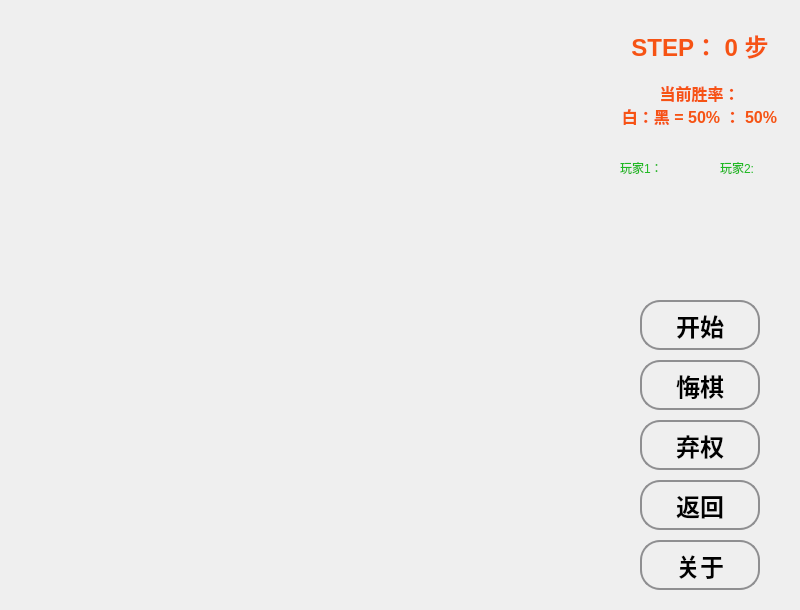
<?xml version="1.0" encoding="UTF-8"?>
<ui version="4.0">
 <class>PVPWindow</class>
 <widget class="QMainWindow" name="PVPWindow">
  <property name="geometry">
   <rect>
    <x>0</x>
    <y>0</y>
    <width>800</width>
    <height>610</height>
   </rect>
  </property>
  <property name="minimumSize">
   <size>
    <width>800</width>
    <height>610</height>
   </size>
  </property>
  <property name="maximumSize">
   <size>
    <width>800</width>
    <height>610</height>
   </size>
  </property>
  <property name="windowTitle">
   <string>RicardoGoBang</string>
  </property>
  <widget class="QWidget" name="centralwidget">
   <widget class="QPushButton" name="btn_about">
    <property name="geometry">
     <rect>
      <x>640</x>
      <y>540</y>
      <width>120</width>
      <height>50</height>
     </rect>
    </property>
    <property name="font">
     <font>
      <family>Microsoft Sans Serif</family>
      <pointsize>18</pointsize>
      <weight>75</weight>
      <bold>true</bold>
     </font>
    </property>
    <property name="styleSheet">
     <string notr="true">QPushButton {
         border: 2px solid #8f8f91;
         border-radius: 20px;
         background-color: qlineargradient(x1: 0, y1: 0, x2: 0, y2: 1,
                                           stop: 0 #00A1F1, stop: 1 #0072C6);
     }
 
     QPushButton:pressed {
         background-color: qlineargradient(x1: 0, y1: 0, x2: 0, y2: 1,
                                           stop: 0 #dadbde, stop: 1 #f6f7fa);
     }
 QPushButton:default {
         border-color: navy; /* 使得按钮显示变得更加突出 */
     }
</string>
    </property>
    <property name="text">
     <string>关于</string>
    </property>
   </widget>
   <widget class="QPushButton" name="btn_giveup">
    <property name="geometry">
     <rect>
      <x>640</x>
      <y>420</y>
      <width>120</width>
      <height>50</height>
     </rect>
    </property>
    <property name="font">
     <font>
      <family>Microsoft Sans Serif</family>
      <pointsize>18</pointsize>
      <weight>75</weight>
      <bold>true</bold>
     </font>
    </property>
    <property name="styleSheet">
     <string notr="true">QPushButton {
         border: 2px solid #8f8f91;
         border-radius: 20px;
         background-color: qlineargradient(x1: 0, y1: 0, x2: 0, y2: 1,
                                           stop: 0 #00A1F1, stop: 1 #0072C6);
     }
 
     QPushButton:pressed {
         background-color: qlineargradient(x1: 0, y1: 0, x2: 0, y2: 1,
                                           stop: 0 #dadbde, stop: 1 #f6f7fa);
     }
 QPushButton:default {
         border-color: navy; /* 使得按钮显示变得更加突出 */
     }
</string>
    </property>
    <property name="text">
     <string>弃权</string>
    </property>
   </widget>
   <widget class="QPushButton" name="btn_back">
    <property name="geometry">
     <rect>
      <x>640</x>
      <y>480</y>
      <width>120</width>
      <height>50</height>
     </rect>
    </property>
    <property name="font">
     <font>
      <family>Microsoft Sans Serif</family>
      <pointsize>18</pointsize>
      <weight>75</weight>
      <bold>true</bold>
     </font>
    </property>
    <property name="styleSheet">
     <string notr="true">QPushButton {
         border: 2px solid #8f8f91;
         border-radius: 20px;
         background-color: qlineargradient(x1: 0, y1: 0, x2: 0, y2: 1,
                                           stop: 0 #00A1F1, stop: 1 #0072C6);
     }
 
     QPushButton:pressed {
         background-color: qlineargradient(x1: 0, y1: 0, x2: 0, y2: 1,
                                           stop: 0 #dadbde, stop: 1 #f6f7fa);
     }
 QPushButton:default {
         border-color: navy; /* 使得按钮显示变得更加突出 */
     }
</string>
    </property>
    <property name="text">
     <string>返回</string>
    </property>
   </widget>
   <widget class="QPushButton" name="btn_undo">
    <property name="geometry">
     <rect>
      <x>640</x>
      <y>360</y>
      <width>120</width>
      <height>50</height>
     </rect>
    </property>
    <property name="font">
     <font>
      <family>Microsoft Sans Serif</family>
      <pointsize>18</pointsize>
      <weight>75</weight>
      <bold>true</bold>
     </font>
    </property>
    <property name="styleSheet">
     <string notr="true">QPushButton {
         border: 2px solid #8f8f91;
         border-radius: 20px;
         background-color: qlineargradient(x1: 0, y1: 0, x2: 0, y2: 1,
                                           stop: 0 #00A1F1, stop: 1 #0072C6);
     }
 
     QPushButton:pressed {
         background-color: qlineargradient(x1: 0, y1: 0, x2: 0, y2: 1,
                                           stop: 0 #dadbde, stop: 1 #f6f7fa);
     }
 QPushButton:default {
         border-color: navy; /* 使得按钮显示变得更加突出 */
     }
</string>
    </property>
    <property name="text">
     <string>悔棋</string>
    </property>
   </widget>
   <widget class="QPushButton" name="btn_start">
    <property name="geometry">
     <rect>
      <x>640</x>
      <y>300</y>
      <width>120</width>
      <height>50</height>
     </rect>
    </property>
    <property name="font">
     <font>
      <family>Microsoft Sans Serif</family>
      <pointsize>18</pointsize>
      <weight>75</weight>
      <bold>true</bold>
     </font>
    </property>
    <property name="styleSheet">
     <string notr="true">QPushButton {
         border: 2px solid #8f8f91;
         border-radius: 20px;
         background-color: qlineargradient(x1: 0, y1: 0, x2: 0, y2: 1,
                                           stop: 0 #00A1F1, stop: 1 #0072C6);
     }
 
     QPushButton:pressed {
         background-color: qlineargradient(x1: 0, y1: 0, x2: 0, y2: 1,
                                           stop: 0 #dadbde, stop: 1 #f6f7fa);
     }
 QPushButton:default {
         border-color: navy; /* 使得按钮显示变得更加突出 */
     }
</string>
    </property>
    <property name="text">
     <string>开始</string>
    </property>
   </widget>
   <widget class="QLabel" name="label_step">
    <property name="geometry">
     <rect>
      <x>630</x>
      <y>20</y>
      <width>140</width>
      <height>50</height>
     </rect>
    </property>
    <property name="font">
     <font>
      <family>Microsoft Sans Serif</family>
      <pointsize>18</pointsize>
      <weight>75</weight>
      <bold>true</bold>
     </font>
    </property>
    <property name="styleSheet">
     <string notr="true">color:#f65314</string>
    </property>
    <property name="text">
     <string>STEP： 0 步</string>
    </property>
    <property name="alignment">
     <set>Qt::AlignCenter</set>
    </property>
   </widget>
   <widget class="QLabel" name="label_rate">
    <property name="geometry">
     <rect>
      <x>619</x>
      <y>79</y>
      <width>161</width>
      <height>51</height>
     </rect>
    </property>
    <property name="font">
     <font>
      <family>Microsoft Sans Serif</family>
      <pointsize>12</pointsize>
      <weight>75</weight>
      <bold>true</bold>
     </font>
    </property>
    <property name="styleSheet">
     <string notr="true">color:#f65314</string>
    </property>
    <property name="text">
     <string>当前胜率：
白：黑 = 50% ： 50%</string>
    </property>
    <property name="alignment">
     <set>Qt::AlignCenter</set>
    </property>
   </widget>
   <widget class="QWidget" name="widget_chess" native="true">
    <property name="geometry">
     <rect>
      <x>0</x>
      <y>0</y>
      <width>600</width>
      <height>610</height>
     </rect>
    </property>
    <property name="minimumSize">
     <size>
      <width>600</width>
      <height>610</height>
     </size>
    </property>
    <property name="maximumSize">
     <size>
      <width>600</width>
      <height>610</height>
     </size>
    </property>
   </widget>
   <widget class="QLabel" name="label">
    <property name="geometry">
     <rect>
      <x>620</x>
      <y>160</y>
      <width>60</width>
      <height>16</height>
     </rect>
    </property>
    <property name="styleSheet">
     <string notr="true">color:#1FB922</string>
    </property>
    <property name="text">
     <string>玩家1：</string>
    </property>
   </widget>
   <widget class="QLabel" name="label_2">
    <property name="geometry">
     <rect>
      <x>720</x>
      <y>160</y>
      <width>60</width>
      <height>16</height>
     </rect>
    </property>
    <property name="styleSheet">
     <string notr="true">color:#1FB922</string>
    </property>
    <property name="text">
     <string>玩家2:</string>
    </property>
   </widget>
  </widget>
 </widget>
 <resources/>
 <connections/>
</ui>
